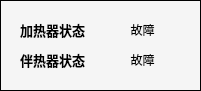
    <widget class="QFrame" name="frame_9">
     <property name="geometry">
      <rect>
       <x>820</x>
       <y>1705</y>
       <width>201</width>
       <height>91</height>
      </rect>
     </property>
     <property name="sizePolicy">
      <sizepolicy hsizetype="Fixed" vsizetype="Preferred">
       <horstretch>0</horstretch>
       <verstretch>0</verstretch>
      </sizepolicy>
     </property>
     <property name="minimumSize">
      <size>
       <width>180</width>
       <height>80</height>
      </size>
     </property>
     <property name="styleSheet">
      <string notr="true">background-color: rgb(245, 245, 245);</string>
     </property>
     <property name="frameShape">
      <enum>QFrame::Box</enum>
     </property>
     <property name="frameShadow">
      <enum>QFrame::Plain</enum>
     </property>
     <widget class="QLabel" name="label_40">
      <property name="geometry">
       <rect>
        <x>20</x>
        <y>20</y>
        <width>71</width>
        <height>20</height>
       </rect>
      </property>
      <property name="font">
       <font>
        <pointsize>10</pointsize>
        <weight>75</weight>
        <bold>true</bold>
       </font>
      </property>
      <property name="text">
       <string>加热器状态</string>
      </property>
     </widget>
     <widget class="QLabel" name="heater_1_state_label">
      <property name="geometry">
       <rect>
        <x>120</x>
        <y>20</y>
        <width>45</width>
        <height>20</height>
       </rect>
      </property>
      <property name="text">
       <string>故障</string>
      </property>
      <property name="alignment">
       <set>Qt::AlignCenter</set>
      </property>
     </widget>
     <widget class="QLabel" name="heater_2_state_label">
      <property name="geometry">
       <rect>
        <x>120</x>
        <y>50</y>
        <width>45</width>
        <height>20</height>
       </rect>
      </property>
      <property name="text">
       <string>故障</string>
      </property>
      <property name="alignment">
       <set>Qt::AlignCenter</set>
      </property>
     </widget>
     <widget class="QLabel" name="label_47">
      <property name="geometry">
       <rect>
        <x>20</x>
        <y>50</y>
        <width>71</width>
        <height>20</height>
       </rect>
      </property>
      <property name="font">
       <font>
        <pointsize>10</pointsize>
        <weight>75</weight>
        <bold>true</bold>
       </font>
      </property>
      <property name="text">
       <string>伴热器状态</string>
      </property>
     </widget>
    </widget>
